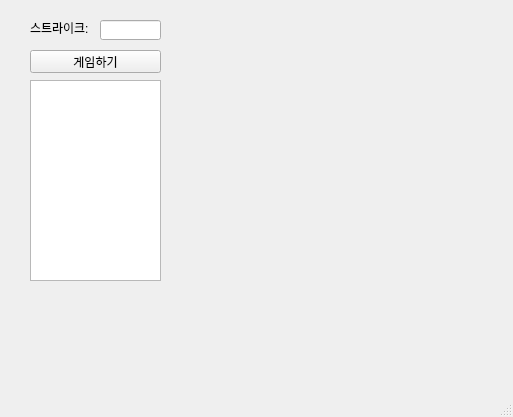
<?xml version="1.0" encoding="UTF-8"?>
<ui version="4.0">
 <class>PushButton</class>
 <widget class="QMainWindow" name="PushButton">
  <property name="geometry">
   <rect>
    <x>0</x>
    <y>0</y>
    <width>513</width>
    <height>417</height>
   </rect>
  </property>
  <property name="windowTitle">
   <string>MainWindow</string>
  </property>
  <widget class="QWidget" name="centralwidget">
   <widget class="QLabel" name="lbl">
    <property name="geometry">
     <rect>
      <x>30</x>
      <y>20</y>
      <width>71</width>
      <height>16</height>
     </rect>
    </property>
    <property name="text">
     <string>스트라이크:</string>
    </property>
   </widget>
   <widget class="QLineEdit" name="le">
    <property name="geometry">
     <rect>
      <x>100</x>
      <y>20</y>
      <width>61</width>
      <height>20</height>
     </rect>
    </property>
   </widget>
   <widget class="QPushButton" name="pb">
    <property name="geometry">
     <rect>
      <x>30</x>
      <y>50</y>
      <width>131</width>
      <height>23</height>
     </rect>
    </property>
    <property name="text">
     <string>게임하기</string>
    </property>
   </widget>
   <widget class="QTextEdit" name="te">
    <property name="geometry">
     <rect>
      <x>30</x>
      <y>80</y>
      <width>131</width>
      <height>201</height>
     </rect>
    </property>
   </widget>
  </widget>
  <widget class="QMenuBar" name="menubar">
   <property name="geometry">
    <rect>
     <x>0</x>
     <y>0</y>
     <width>513</width>
     <height>21</height>
    </rect>
   </property>
  </widget>
  <widget class="QStatusBar" name="statusbar"/>
 </widget>
 <resources/>
 <connections/>
 <slots>
  <slot>click()</slot>
 </slots>
</ui>
